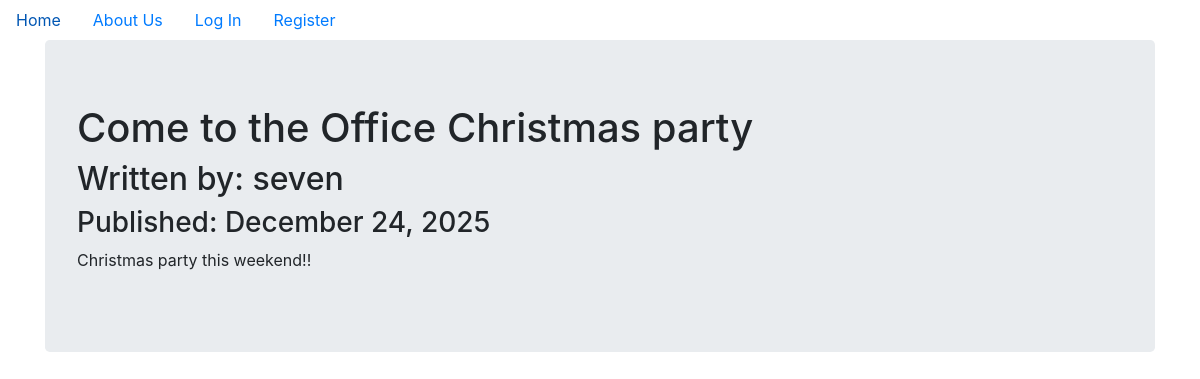
/2, run on the app's committed database.
### omenkàcompanyblog/models.py (models this page shows, shortened)
class BlogPost(db.Model):
    users = db.relationship(User)
    id = db.Column(db.Integer,primary_key=True)
    user_id = db.Column(db.Integer,db.ForeignKey('users.id'),nullable=False)
    date = db.Column(db.DateTime,nullable=False,default=datetime.utcnow)
    title = db.Column(db.String(140),nullable=False)
    text = db.Column(db.Text,nullable=False)

class User(db.Model,UserMixin):
    __tablename__ = 'users'
    id = db.Column(db.Integer,primary_key=True)
    profile_image = db.Column(db.String(64),nullable=False,default='default_profile.png')
    email = db.Column(db.String(64),unique=True,index=True)
    username = db.Column(db.String(64),unique=True,index=True)
    password_hash = db.Column(db.String(128))
    posts = db.relationship('BlogPost',backref='author',lazy=True)

### omenkàcompanyblog/users/views.py (the view)
@users.route("/<username>")
def user_posts(username):
    page = request.args.get('page',1,type=int)
    user = User.query.filter_by(username=username).first_or_404()
    blog_posts = BlogPost.query.filter_by(author=user).order_by(BlogPost.date.desc()).paginate(page=page,per_page=5)
    return render_template('user_blog_posts.html',blog_posts=blog_posts,user=user)

### omenkàcompanyblog/blog_posts/views.py (called while the page is built)
@blog_posts.route('/<int:blog_post_id>')
def blog_post(blog_post_id):
    blog_post = BlogPost.query.get_or_404(blog_post_id)
    return render_template('blog_post.html',title=blog_post.title,
                            date=blog_post.date,post=blog_post
    )

### omenkàcompanyblog/templates/blog_post.html (shortened to what this page needs)
{% extends "base.html" %}
{% block content %}
<div class="jumbotron">
  <h1>{{ post.title }}</h1>
  <h2>Written by: {{post.author.username}}</h2>
  <h3>Published: {{ post.date.strftime('%B %d, %Y') }}</h3>
  <p>{{post.text}}</p>
</div>
{% endblock content %}

### data on the page
BlogPost: title "Come to the Office Christmas party", date "December 24, 2025", text "Christmas party this weekend!!"
User: author.username "seven"
